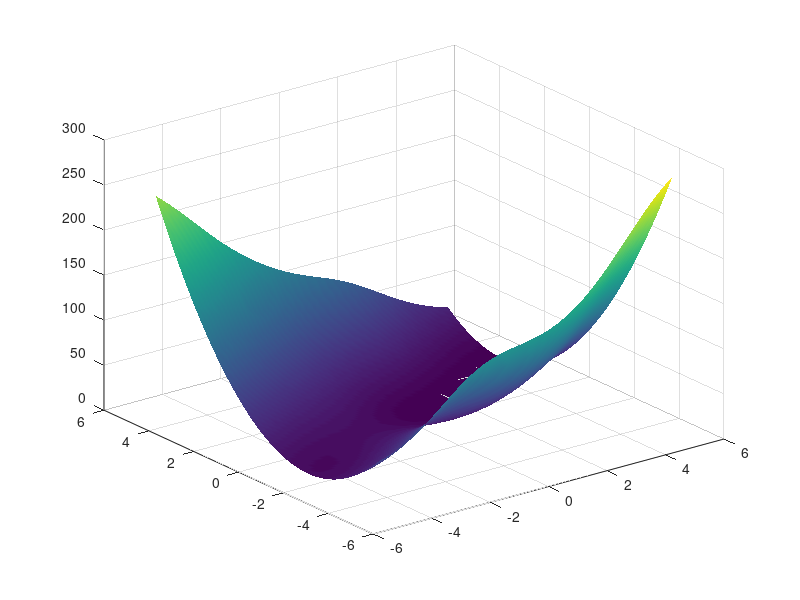

MATLAB code to generate this figure: (Note: this script raises an error after producing the figure.)
x1_grid = -5:0.1:5;
x2_grid = -5:0.1:5;
[X1,X2] = meshgrid(x1_grid,x2_grid);
Y = (sin(X1) + X2 - 2).^2 + (X1 - 2*X2 - 0).^2;

surf(X1,X2,Y)
hold on
shading interp
alpha 0.5

xlabel('$x_1$', 'interpreter', 'latex')
ylabel('$x_2$', 'interpreter', 'latex')
zlabel('$y = f(x_1,x_2)$', 'interpreter', 'latex')